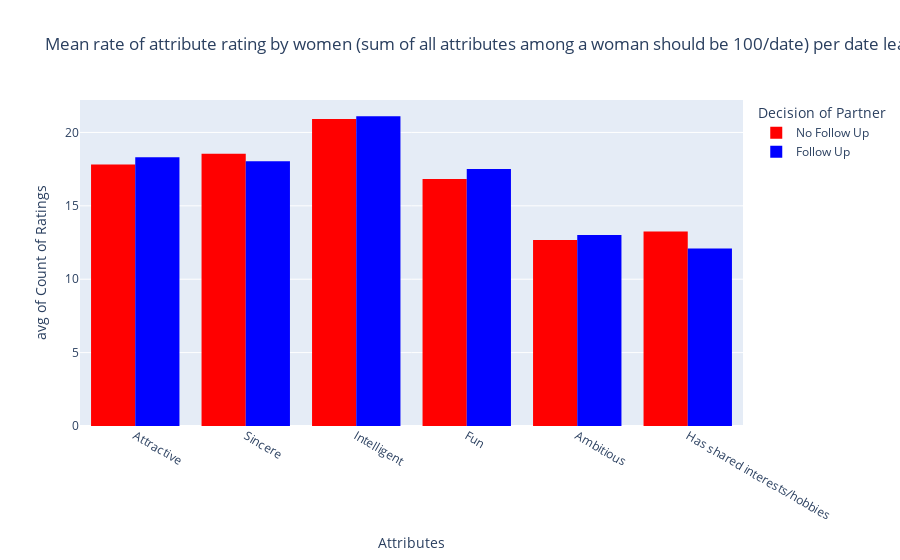

The notebook cell saved with this chart:
### Code cell
px.histogram(data_female_format, x='Attributes',  y='Rating', color='dec_o', barmode='group',  histfunc='avg', color_discrete_map={'No Follow Up': 'red', 'Follow Up': 'blue'}, labels={'dec_o': 'Decision of Partner', 'Rating': 'Count of Ratings'}, title='Mean rate of attribute rating by women (sum of all attributes among a woman should be 100/date) per date leading to follow up or not')

### Figure 1 — Plotly figure (JSON) as saved in the notebook; plotly's stock layout.template omitted (floating-point values rounded to 4 significant figures; data arrays with more than 128 entries replaced by an {"elided": "..."} marker saying what was removed)
{"data": [{"alignmentgroup": "True", "bingroup": "x", "histfunc": "avg", "hovertemplate": "Decision of Partner=No Follow Up<br>Attributes=%{x}<br>avg of Count of Ratings=%{y}<extra></extra>", "legendgroup": "No Follow Up", "marker": {"color": "red", "pattern": {"shape": ""}}, "name": "No Follow Up", "offsetgroup": "No Follow Up", "orientation": "v", "showlegend": true, "type": "histogram", "x": {"elided": "13188 str values"}, "xaxis": "x", "y": {"elided": "13188 float values"}, "yaxis": "y"}, {"alignmentgroup": "True", "bingroup": "x", "histfunc": "avg", "hovertemplate": "Decision of Partner=Follow Up<br>Attributes=%{x}<br>avg of Count of Ratings=%{y}<extra></extra>", "legendgroup": "Follow Up", "marker": {"color": "blue", "pattern": {"shape": ""}}, "name": "Follow Up", "offsetgroup": "Follow Up", "orientation": "v", "showlegend": true, "type": "histogram", "x": {"elided": "11916 str values"}, "xaxis": "x", "y": {"elided": "11916 float values"}, "yaxis": "y"}], "layout": {"barmode": "group", "legend": {"title": {"text": "Decision of Partner"}, "tracegroupgap": 0}, "title": {"text": "Mean rate of attribute rating by women (sum of all attributes among a woman should be 100/date) per date leading to follow up or not"}, "xaxis": {"anchor": "y", "domain": [0, 1], "title": {"text": "Attributes"}}, "yaxis": {"anchor": "x", "domain": [0, 1], "title": {"text": "avg of Count of Ratings"}}}}
